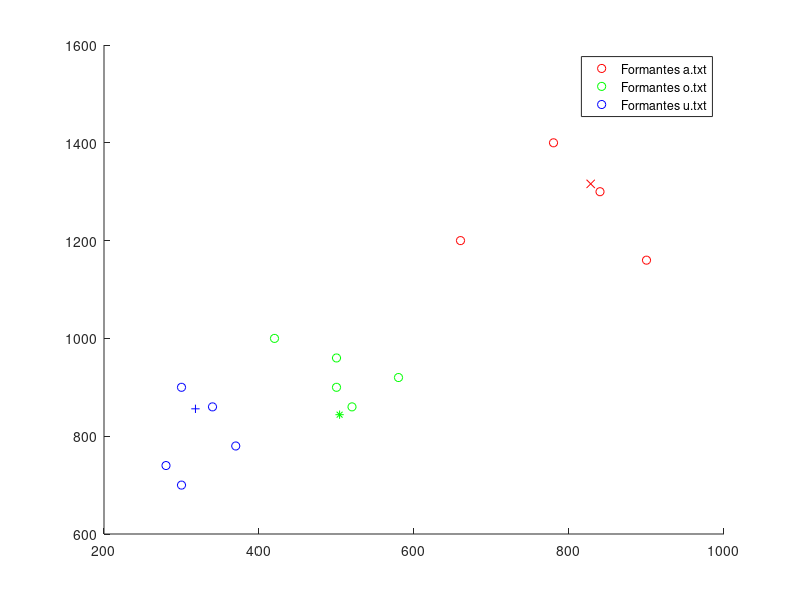

This figure's MATLAB source: (Note: this script raises an error after producing the figure.)
%Guia 6
%Funes Pablo Nicolas
%Padron 94894

clear all
close all
%Lectura de los archivos

Muestras_A=load('a.txt');
Muestras_O=load('o.txt');
Muestras_U=load('u.txt');

%Defino el numero de muestras evaluacion
Nro_muestras_evaluacion=10;
Nro_muestras_entrenamiento=5;
%Calculos la cantidad de muestras de entrenamiento

Nro_muestras_A=length(Muestras_A)-Nro_muestras_evaluacion;
Nro_muestras_O=length(Muestras_O)-Nro_muestras_evaluacion;
Nro_muestras_U=length(Muestras_U)-Nro_muestras_evaluacion;

%Desordeno las muestras para simular la aleatoriedad
F1_A=Muestras_A(:,1);
F2_A=Muestras_A(:,2);
F1_O=Muestras_O(:,1);
F2_O=Muestras_O(:,2);
F1_U=Muestras_U(:,1);
F2_U=Muestras_U(:,2);

Muestras_A_desordenadas(:,1)=F1_A(randperm(length(F1_A)));
Muestras_A_desordenadas(:,2)=F2_A(randperm(length(F2_A)));

Muestras_O_desordenadas(:,1)=F1_O(randperm(length(F1_O)));
Muestras_O_desordenadas(:,2)=F2_O(randperm(length(F2_O)));

Muestras_U_desordenadas(:,1)=F1_U(randperm(length(F1_U)));
Muestras_U_desordenadas(:,2)=F2_U(randperm(length(F2_U)));

%Tomo parte de las muestras para entrenamiento conociendo su respectiva
%clase
%Considero como muestras de entrenamiento las primeras
%Nro_muestras_entrenamiento
Matriz_unos_entrenamiento=ones(1,Nro_muestras_entrenamiento);

%Calculo la media de las muestras de entrenamiento
Media_A=(Matriz_unos_entrenamiento*Muestras_A_desordenadas([1:Nro_muestras_entrenamiento],:))/Nro_muestras_entrenamiento;
Media_O=(Matriz_unos_entrenamiento*Muestras_O_desordenadas([1:Nro_muestras_entrenamiento],:))/Nro_muestras_entrenamiento;
Media_U=(Matriz_unos_entrenamiento*Muestras_U_desordenadas([1:Nro_muestras_entrenamiento],:))/Nro_muestras_entrenamiento;

%Armo un vector con todas las muestras a usar en el k-means
Muestras_totales=[Muestras_A_desordenadas([Nro_muestras_entrenamiento+1:Nro_muestras_A],:);Muestras_O_desordenadas([Nro_muestras_entrenamiento+1:Nro_muestras_O],:);Muestras_U_desordenadas([Nro_muestras_entrenamiento+1:Nro_muestras_U],:)];

%Calculo la cantidad de muestras
Nro_total_muestras=length(Muestras_totales);

%%%%%%%%%%%%%%%%%%%%%%%%%%%%%%%%%%%%%%%%%%%%%
%%%%%%Grafico de los primeros dos formantes%%
%%%%%%%%%%%%%%%%%%%%%%%%%%%%%%%%%%%%%%%%%%%%%

%Hago el grafico de los primeros 2 formantes para los tres tipos.
%Solo grafico las primeras 40 muestras de entrenamiento.
figure(1)
hold on
plot(Muestras_A_desordenadas([1:Nro_muestras_entrenamiento],1),Muestras_A([1:Nro_muestras_entrenamiento],2),'ro');
plot(Muestras_O_desordenadas([1:Nro_muestras_entrenamiento],1),Muestras_O([1:Nro_muestras_entrenamiento],2),'go');
plot(Muestras_U_desordenadas([1:Nro_muestras_entrenamiento],1),Muestras_U([1:Nro_muestras_entrenamiento],2),'bo');
plot(Media_A(1,1),Media_A(1,2),'rx');
plot(Media_O(1,1),Media_O(1,2),'g*');
plot(Media_U(1,1),Media_U(1,2),'b+');
legend('Formantes a.txt','Formantes o.txt','Formantes u.txt');

%%%%%%%%%%%%%%%%%%%%%%%%%%%%%%%%%%%%%%%%%
%%%%%%%%%%K-MEANS%%%%%%%%%%%%%%%%%%%%%%%%
%%%%%%%%%%%%%%%%%%%%%%%%%%%%%%%%%%%%%%%%%

%Armo un vector que tenga la clase de cada muestra
clase_cercana=zeros(1,Nro_total_muestras);
%Condiciones para la primera iteracion
distorsion_paso_previo=0;
distorsion_antigua=0;
distorsion_actualizada=1;
k=2;%Variable que uso para generar figuras.
j=0;%Variable para almacenar la distorsion
%criterio de iteracion:itero hasta que la distorsion varie menos de un 0.001
while(abs((distorsion_actualizada-distorsion_antigua)/distorsion_actualizada)>0.001) && (distorsion_paso_previo~=distorsion_actualizada)
    distorsion_paso_previo=distorsion_antigua;
    distorsion_antigua=distorsion_actualizada;
    distorsion_actualizada=0;
    i=1;%Variable para recorrer todas las muestras en kmeans
    cantidad_clase_1=0;
    cantidad_clase_2=0;
    cantidad_clase_3=0;
    Media_actualizada_A=[0 0];
    Media_actualizada_O=[0 0];
    Media_actualizada_U=[0 0];
    Catalogadas_A=zeros(100,2);
    Catalogadas_O=zeros(100,2);
    Catalogadas_U=zeros(100,2);
%Recorro todas las muestras, clasifico cada muestras en un clase
%dependiendo de la distancia a las medias,suma todos los valores de una
%clase y divido sobre el nro total de muestras de cada clase para obtener
%la media.
   
    while(i<=Nro_total_muestras)
        %clasifico
        [aux,distancia]=Clasificacion_clase(Muestras_totales(i,:),Media_A,Media_O,Media_U);
        clase_cercana(1,i)=aux;
        distorsion_actualizada=distorsion_actualizada+distancia;
        %Cuento la cantidad de cada clase y hago la suma de todos los elementos
        %de una clase
        if(clase_cercana(1,i)==1)
            Media_actualizada_A=Media_actualizada_A+Muestras_totales(i,:);
            cantidad_clase_1=cantidad_clase_1+1;
            Catalogadas_A(cantidad_clase_1,:)=Muestras_totales(i,:);
        elseif(clase_cercana(1,i)==2)
            Media_actualizada_O=Media_actualizada_O+Muestras_totales(i,:);
            cantidad_clase_2=cantidad_clase_2+1;
            Catalogadas_O(cantidad_clase_2,:)=Muestras_totales(i,:);
        elseif(clase_cercana(1,i)==3)
            Media_actualizada_U=Media_actualizada_U+Muestras_totales(i,:);
            cantidad_clase_3=cantidad_clase_3+1;
            Catalogadas_U(cantidad_clase_3,:)=Muestras_totales(i,:);
        end
        i=i+1;  
    end

%Dividiendo la suma por la cantidad de cada clase obtengo las nuevas
%medias y divido la distorsion en la cantidad de muestras obtengo la
%distorsion.

Media_actualizada_A=Media_actualizada_A/cantidad_clase_1;
Media_actualizada_O=Media_actualizada_O/cantidad_clase_2;
Media_actualizada_U=Media_actualizada_U/cantidad_clase_3;

j=j+1;
distorsion_actualizada=distorsion_actualizada/Nro_total_muestras;
distorsion_vector(1,j)=distorsion_antigua;
distorsion_vector(2,j)=distorsion_actualizada;

figure(k)
hold on
plot(Catalogadas_A([1:cantidad_clase_1],1),Catalogadas_A([1:cantidad_clase_1],2),'ro');
plot(Catalogadas_O([1:cantidad_clase_2],1),Catalogadas_O([1:cantidad_clase_2],2),'go');
plot(Catalogadas_U([1:cantidad_clase_3],1),Catalogadas_U([1:cantidad_clase_3],2),'bo');
plot(Media_A(1,1),Media_A(1,2),'kx');
plot(Media_O(1,1),Media_O(1,2),'k*');
plot(Media_U(1,1),Media_U(1,2),'k+');
k=k+1;

Media_A=Media_actualizada_A;
Media_O=Media_actualizada_O;
Media_U=Media_actualizada_U;

end

%Grafico la distorsion%
figure(k)
hold on
plot(distorsion_vector(2,:),'r')
legend('Distorsion');

%Calculo los pesos de cada clase
pi_A=cantidad_clase_1/Nro_total_muestras;
pi_O=cantidad_clase_2/Nro_total_muestras;
pi_U=cantidad_clase_3/Nro_total_muestras;

%Calculo las varianzas

Matriz_unos_columnas_A=ones(cantidad_clase_1,1);
Matriz_unos_columnas_O=ones(cantidad_clase_2,1);
Matriz_unos_columnas_U=ones(cantidad_clase_3,1);

Vector_media_A=Matriz_unos_columnas_A*Media_A;
Vector_media_O=Matriz_unos_columnas_O*Media_O;
Vector_media_U=Matriz_unos_columnas_U*Media_U;

Varianza_A=(transpose(Catalogadas_A([1:cantidad_clase_1],:)-Vector_media_A))*(Catalogadas_A([1:cantidad_clase_1],:)-Vector_media_A)/cantidad_clase_1;
Varianza_O=(transpose(Catalogadas_O([1:cantidad_clase_2],:)-Vector_media_O))*(Catalogadas_O([1:cantidad_clase_2],:)-Vector_media_O)/cantidad_clase_2;
Varianza_U=(transpose(Catalogadas_U([1:cantidad_clase_3],:)-Vector_media_U))*(Catalogadas_U([1:cantidad_clase_3],:)-Vector_media_U)/cantidad_clase_3;

%Varianza=(cantidad_clase_1*Varianza_A+cantidad_clase_2*Varianza_O+cantidad_clase_3*Varianza_U)/(cantidad_clase_1+cantidad_clase_2+cantidad_clase_3);
%%%%%%%%%%%%%%%%%%%%%%%%%%%%%%%%%%%%%%%%
%%%%%%%%%%%PRUEBA%%%%%%%%%%%%%%%%%%%%%%%
%%%%%%%%%%%%%%%%%%%%%%%%%%%%%%%%%%%%%%%%
Muestras_evaluacion=[Muestras_A_desordenadas([Nro_muestras_A+1:end],:);Muestras_O_desordenadas([Nro_muestras_O+1:end],:);Muestras_U_desordenadas([Nro_muestras_U+1:end],:)];
Longitud_test=length(Muestras_evaluacion);
i=1;
while(i<=Longitud_test)
    %Agrego un 1 en log pk
    GKA=(-0.5)*log(det(Varianza_A))-0.5*(Muestras_evaluacion(i,:)-Media_A)*(Varianza_A^-1)*transpose(Muestras_evaluacion(i,:)-Media_A)+log(pi_A);
    GKO=(-0.5)*log(det(Varianza_O))-0.5*(Muestras_evaluacion(i,:)-Media_O)*(Varianza_O^-1)*transpose(Muestras_evaluacion(i,:)-Media_O)+log(pi_O);
    GKU=(-0.5)*log(det(Varianza_U))-0.5*(Muestras_evaluacion(i,:)-Media_U)*(Varianza_U^-1)*transpose(Muestras_evaluacion(i,:)-Media_U)+log(pi_U);

   valores=[GKA GKO GKU];
   respuesta(i) = find(max(valores) == valores);
   i=i+1;
end

figure(k+1)
hold on
plot(Muestras_evaluacion(:,1),Muestras_evaluacion(:,2),'ko')
plot(Media_A(1,1),Media_A(1,2),'rx');
plot(Media_O(1,1),Media_O(1,2),'g*');
plot(Media_U(1,1),Media_U(1,2),'b+');















